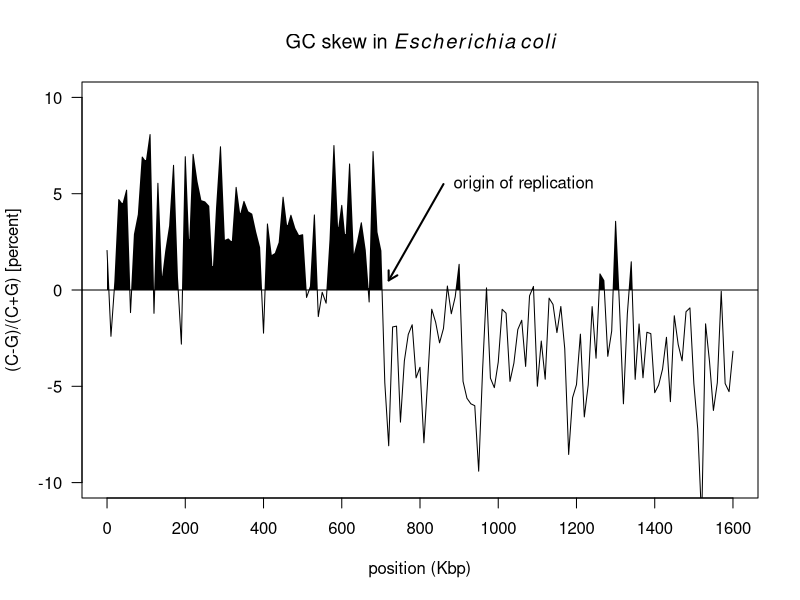

Write R code to recreate this figure.
library(seqinr)


### Name: m16j
### Title: Fragment of the E. coli chromosome
### Aliases: m16j
### Keywords: datasets

### ** Examples

#
# Load data:
#
data(m16j)
#
# Define a function to compute the GC skew:
#
gcskew <- function(x) {
  if (!is.character(x) || length(x) > 1)
  stop("single string expected")
  tmp <- tolower(s2c(x))
  nC <- sum(tmp == "c")
  nG <- sum(tmp == "g")
  if (nC + nG == 0)
  return(NA)
  return(100 * (nC - nG)/(nC + nG))
}
#
# Moving window along the sequence:
#
step <- 10000
wsize <- 10000
starts <- seq(from = 1, to = nchar(m16j), by = step)
starts <- starts[-length(starts)]
n <- length(starts)
result <- numeric(n)
for (i in seq_len(n)) {
  result[i] <- gcskew(substr(m16j, starts[i], starts[i] + wsize - 1))
}
#
# Plot the result:
#
xx <- starts/1000
yy <- result
n <- length(result)
hline <- 0
plot(yy ~ xx, type = "n", axes = FALSE, ann = FALSE, ylim = c(-10, 10))
polygon(c(xx[1], xx, xx[n]), c(min(yy), yy, min(yy)), col = "black", border = NA)
usr <- par("usr")
rect(usr[1], usr[3], usr[2], hline, col = "white", border = NA)
lines(xx, yy)
abline(h = hline)
box()
axis(1, at = seq(0, 1600, by = 200))
axis(2, las = 1)
title(xlab = "position (Kbp)", ylab = "(C-G)/(C+G) [percent]",
 main = expression(paste("GC skew in ", italic(Escherichia~coli))))
arrows(860, 5.5, 720, 0.5, length = 0.1, lwd = 2)
text(860, 5.5, "origin of replication", pos = 4)
